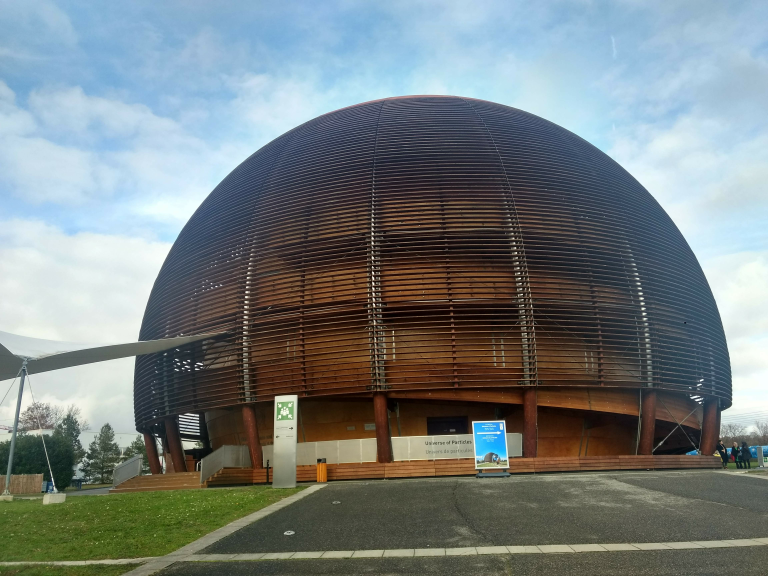
#> input picture icomp.png, 2304 x 1728 px (shown at 1/3 size)
$ jupyter execute --allow-errors task_sheet_02.ipynb   (shell and % lines are left out)   (older library calls are emulated)
#> lines starting #> are read from the running program, lines starting #| are printed output that depends on the picture
# Practical task sheet 02 -- quality estimation, video encoding
The second task sheet will cover topics related to video encoding, here we will only work with low-resolution videos, to demonstrate the methods that can be further used for larger resolution videos.
This trade-off is required to run this task sheet in a given time.

To prepare for the tasks the following material should be checked out:

* https://en.wikipedia.org/wiki/Video_quality
* https://en.wikipedia.org/wiki/Subjective_video_quality
* https://en.wikipedia.org/wiki/Peak_signal-to-noise_ratio
* https://en.wikipedia.org/wiki/Structural_similarity
* https://en.wikipedia.org/wiki/Dynamic_Adaptive_Streaming_over_HTTP
* https://en.wikipedia.org/wiki/JPEG
* https://en.wikipedia.org/wiki/Motion_estimation

**General Hint**: in each code cell the parts where code needs to be added are marked with TBD, prefer simple code than complicated.
It is further not a problem if you cannot solve all tasks.

[cell 1]
# version 2.0

[cell 2]
# install requirements (this cell should not produce any errors, otherwise check dependencies and guide)

[cell 3]
# helper functions
import os
# add the local path of the "to be downloaded ffmpeg and ffprobe" to the search path
os.environ["PATH"] = "tools" + os.pathsep + os.environ["PATH"]

import shutil
import platform
import urllib.request
import glob


# enables inline plots

import numpy as np

from scipy.fftpack import dct, idct


import skimage.io
import skimage.color
from skimage import img_as_uint

import pandas as pd
from IPython.display import display as d  # display nice tables in jupyter

def show_image(img):
    skimage.io.imshow(img)
    skimage.io.show()


def iterate_by_frame(video_filename):
    """ iterator over all frames a video given by `video_filename`,

    Parameters
    ----------
    video_filename : str
        filename of a video file

    Returns
    -------
    interator for all video frames
    """
    for frame in skvideo.io.vreader(video_filename, verbosity=0):
        yield img_as_uint(frame)


def iterate_by_frame_two_videos(distortedvideo, referencevideo):
    """
    interates over a pair of videos (distortedvideo, referencevideo) and returns pairs of frames (dis_frame, ref_frame),
    Important, if videos don't have the same number of frames it will stop after min(frames(dis), frames(ref)) frames.
    """
    dis_it = iterate_by_frame(distortedvideo)
    ref_it = iterate_by_frame(referencevideo)
    try:
        while True:
            x = next(dis_it)
            y = next(ref_it)
            yield (x, y)
    except Exception as e:
        print(e)


# ffmepg & ffprobe specific

def _get_file(url, target_filename_and_path):
    """
    downloads a file from `url` to `target_filename_and_path`
    """
#> called with target_filename_and_path = 'tools/ffprobe'
    if os.path.isfile(target_filename_and_path):
        # prevent of downloading several times
        return True
    try:
        urllib.request.urlretrieve(url, target_filename_and_path)
#> (this line was passed over: the network is not available in this run)
    except urllib.error.URLError as e:
        return False
    return True

def download_local_ffmpeg_ffprobe():
    """ will download binaries for ffprobe and ffmpeg to tools directory """
    print("download local installed ffmpeg and ffprobe for your OS, download will take some time")
    os.makedirs("tools", exist_ok=True)

    ffprobe_links = {
        "win": {
            "link": "https://cloud.tu-ilmenau.de/s/S4ZR97kdpgCS7pD/download",
            "exe": os.path.join("tools", "ffprobe.exe")
        },
        "macos": {
            "link": "https://cloud.tu-ilmenau.de/s/XgT4NWjqNrtjkNK/download",
            "exe": os.path.join("tools", "ffprobe")
        },
        "linux": {
            "link": "https://cloud.tu-ilmenau.de/s/sT23KSsD3XRw9yb/download",
            "exe": os.path.join("tools", "ffprobe")
        }
    }
    ffmpeg_links = {
        "win": {
            "link": "https://cloud.tu-ilmenau.de/s/dnWb9nkp4t3TRx6/download",
            "exe": os.path.join("tools", "ffmpeg.exe")
        },
        "macos": {
            "link": "https://cloud.tu-ilmenau.de/s/QxYxgpqo8DtzQDk/download",
            "exe": os.path.join("tools", "ffmpeg")
        },
        "linux": {
            "link": "https://cloud.tu-ilmenau.de/s/f2nFkomjNQecScr/download",
            "exe": os.path.join("tools", "ffmpeg")
        }
    }

    ffprobe = shutil.which("ffprobe") # system version as fallback, not sure if this works for Windows
    ffmpeg = shutil.which("ffmpeg")

    make_executable = False
    os_name = "default"
    os_mapping = {
        "Windows": "win",
        "Darwin": "macos",
        "Linux": "linux"
    }
    if platform.system() in os_mapping:
        os_name = os_mapping[platform.system()]

    if os_name in ffprobe_links:
        tmp = _get_file(ffprobe_links[os_name]["link"], ffprobe_links[os_name]["exe"])
        ffprobe = ffprobe_links[os_name]["exe"]

    if os_name in ffmpeg_links:
        tmp = _get_file(ffmpeg_links[os_name]["link"], ffmpeg_links[os_name]["exe"])
        ffmpeg = ffmpeg_links[os_name]["exe"]

    if os_name in ["linux", "macos"]:
        os.system(f"chmod +x {ffprobe}")  # not sure if this works for MACOS, or is even required
        os.system(f"chmod +x {ffmpeg}")

    print(f"ffmpeg executable used {ffmpeg}")
    print(f"ffprobe executable used {ffprobe}")
    return ffmpeg, ffprobe

ffmpeg, ffprobe = download_local_ffmpeg_ffprobe()
# end of ffmepg & ffprobe specific


import skvideo.io


print(
    skvideo.getFFmpegPath()
)
#> (this line was passed over: skvideo is not available in this run)
#> (the rest of this cell did not finish here and is left out)

## Subtask 1: quality estimation

Let's assume, we successfully recorded a video in high quality (uncompressed, or visually lossless compressed), we post-processed the video (removed noise, perform video cutting, added audio), and we want to prepare it in a way that it can be used for delivery.
Several possible distribution methods are thinkable, ranging from DVD, Bluray to HTTP-based streaming.
For all methods, compression is required, because an uncompressed video signal would not fit the transmission medium of our choice.
However there are plenty of possibilities to encode a given video, it is thus hard to know which one is best suitable.
For such reasons, quality estimation methods, that originate from image quality, can be used to check whether a codec, an encoding setting, ... fits the required quality for transmission.

Implement in the following task PSNR to estimate the video quality for the given encoded video `encoded.mkv` that is an encoded version of `ref.mkv`.
PSNR needs to be calculated using a reference signal, for this reason, you need to read the encoded and reference video.
Moreover, it is required to perform PSNR calculation for each frame pair where for each $Y, C_b, C_r$ plane individual PSNR values are calculated.
The overall video quality is finally defined in this task sheet as

$$Q(encoded, reference) =\frac{1}{4} \cdot (2 \cdot PSNR_Y(encoded, reference) + PSNR_{C_b}(encoded, reference) + PSNR_{C_r}(encoded, reference) )$$

with $PSNR_{X}(encoded, reference)$ refers to the mean $PSNR$ value of all video frames considering the $X$ color plane.
So in general our estimated quality score $Q$ is a weighted sum of all channel mean PSNR values for all video frames.

In these tasks we only consider 8it videos, similar approaches can be done for higher bit depths.

[cell 4]
def psnr_image(encoded_plane, reference_plane):
    """
    calculate psnr for a given color plane pair, here both image planes are 8 bit
    """
    assert(len(encoded_plane.shape) == 2)
    assert(len(reference_plane.shape) == 2)

    mse =  np.mean ((encoded_plane - reference_plane )**2) # TBD
    if np.array_equal(encoded_plane, reference_plane):  #TBD check if both images are equal
        return np.inf
    max_i = 255 # TBD
    psnr_img = 20 * np.log10(max_i/np.sqrt(mse))
    return psnr_img # TBD

# some checks for the methods
print(psnr_image(np.array([[1,2],[2,3]]), np.array([[1,2],[2,3]])))
print(psnr_image(np.array([[1,2],[2,3]]), np.array([[2,2],[2,3]])))

[cell 5]
def Q(encoded, reference):
    """ Q is a full reference quality measure, that is a weighted sum of PSNR mean values over
        all color channels in Y,C_b,C_r space.
    """
#> called with encoded = 'encoded.mkv', reference = 'reference.mkv'
    # iterate over all video frame pairs, for simplicity we assume
    #  the reference.mkv and encoded.mkv have always the same number of frames
    psnr_y = []  # per frame psnr_y values are collected here
    psnr_c_b = []
    psnr_c_r = []
    frame_count = 0
    for (dis, ref) in iterate_by_frame_two_videos(encoded, reference):
        # convert each frame to Y,C_b,C_r using skimage.color.rgb2ycbcr
        dis_yuv = skimage.color.rgb2ycbcr(dis) # TBD
        ref_yuv = skimage.color.rgb2ycbcr(ref) # TBD
#         psnr vaues for each individal channel
        yp = psnr_image(dis_yuv[:,:,0], ref_yuv[:,:,0])
        cbp = psnr_image(dis_yuv[:,:,1], ref_yuv[:,:,1])
        crp = psnr_image(dis_yuv[:,:,2], ref_yuv[:,:,2])

        # collect the psnr image values for each channel in individual lists
        psnr_y.append(yp)  # TBD
        psnr_c_b.append(cbp)  # TBD
        psnr_c_r.append(crp)  # TBD
        frame_count += 1

    # calculate mean values of each channel
    mean_psnr_y =  np.mean(psnr_y)    # TBD
    mean_psnr_c_b = np.mean(psnr_c_b)   # TBD
    mean_psnr_c_r  = np.mean(psnr_c_r)  # TBD

    # return the final weighted sum of psnr values
    return (1 / 5)*(3*mean_psnr_y + mean_psnr_c_b + mean_psnr_c_r) # TBD


print(Q("encoded.mkv", "reference.mkv"))
#> (the call stopped at in Q, `for (dis, ref) in iterate_by_frame_two_videos(encoded, reference):`: skvideo is not available in this run)

## Subtask 1.1: crf encoding and quality
To figure out a good fitting encoding setting, it is thus required to encode a video with several settings.
So encode the "reference.mkv" video with the following settings $crf \in [23, 32, 42]$, use as video codec libx264
and calculate for each setting the corresponding video quality $Q$ as defined in the task.

[cell 6]
# encode the "reference.mkv" video to several variants using ffmpeg
# and calculate Q estimation for each resulting encoded video

def ffmpeg_crf_encode(video, crf_value, encoded_video):
    """ encodes a given `video` with a specified `crf_value` and stores the encoded video as `encoded_video` """
    if os.path.isfile(encoded_video):
        # we dont want to re-encode again and again if we run this cell several times
        return
    os.system(f"{ffmpeg} -i {video} -c:v libx264 -crf {crf_value} {encoded_video}")   #TBD   # this is a command , f"{ffmpeg}" will use the local installed ffmpeg

#> (the rest of this cell did not finish here and is left out)

## Subtask 1.2: reverse engineer crf value
We want to use the developed Q estimation to figure out which CRF encoding was used for the provided "encoded.mkv" video file.

We will use `encoded.mkv` as "reference video" in your quality calculation, the rationale behind this is, that the Q value should be a maximum in the case where both videos are "about equal", meaning we use the quality estimation as similarity measure.

We collect all quality values and later plot/estimate the used crf setting.

**Hint:** libx264 crf values range $\in[0,51]$

[cell 7]
sim_values = []
#> (the rest of this cell did not finish here and is left out)

[cell 8]
# we plot the collected crf-similarity pairs of the previous cell

# create a dataframe that handles the collected sim_values
df = pd.DataFrame(sim_values)  # TBD

# display the dataframe
d(df)

# plot the results, using a simple line chart, x axis = crf, y axis = sim
#> (the rest of this cell did not finish here and is left out)

## Subtask 2: video encoding
Until now we assumed to have access to a well-developed and robust lossy video compression method.
However, in the following task, we will develop an "h.261" style video encoder.
From a general point of view, a lossy video encoder consists of two main steps:

* some frames are handled as full images and compressed using an image compression algorithm (I frames)
* other frames are predicted using the information preserved in the I frames,
    usually, block-based motion compensation is used (P, B-frames, in the following only P frames are considered)

afterward, all frames are stored efficiently and compressed using arithmetic coding, Huffman encoding, or similar.
For this non-lossy compression part, we will use NumPy's zip functionality.

Thus we will mainly implement the I-frame and P-frame handling, which can be seen as fundamental building blocks of a hybrid video codec.

# Subtask 2.1: I-frame compression
Let's start with I frame compression.
Here we simplify the given problem by the following assumptions:

* we use $Y,C_b,C_r$ color space of the given video / image signal, no chroma sub-sampling is performed
* we implement a jpeg compression variant, assuming a fixed block size (in our example $(8,8)$),
    advanced video codecs use variable block sizes with macro blocks and hierarchies
* we only handle 8 bit images/videos
* we consider only a small resolution due to performance
* we use the same quantization matrix for all $Y,C_b, C_r$ channel planes

We want to implement the following I frame compression algorithm for a given image $img$ with a quality level $quality\in[0,1]$:

* for each color plane in $Y,C_b,C_r$ space:
    * divide the given image into (8,8)-sized non overlapping blocks
    * for each block
        * perform a DCT for the current block
        * quantize the DCT transformed image block $\leftarrow$ quantization matrix is given
        * round the quantized values and type cast them to integer
        * collect all transformed blocks
    * collect transformed image plane
* save the resulting compressed image using `np.savez_compressed(..)` as 'iframe.npz'

As before we will implement this step wise with some helper methods:

* `view_as_block` used to iterate over image with non overlapping blocks
* `dct_2d` 2D DCT
* `quantize_matrix` method to generate quantization matrices
* `encode_image_plane` compresses a single image plane
* `encode_image` encodes complete image
* `idct_2d` inverse 2D DCT
* `decode_image_plane` decodes image plane
* `decode_image` decodes image

[cell 9]
def view_as_block(img, blocksize=(8,8)):
    """ this function returns views of the given image that have a defined blocksize
    important here, it uses the yield approach, that is similar to return,
    however it has a state like an iterator in c++, thus we will get a series of
    results if we call it again and again, a more detailed explanation can be found:
    https://stackoverflow.com/questions/231767/what-does-the-yield-keyword-do

    this method yields:

    i, j, imageblock

    where i and j are the corresponding coordinates of the block inside the image,
    thus top left corner of the block as coordinates
    """
    for i in range(0, img.shape[0], blocksize[0]):  # TBD
        for j in range(0, img.shape[1], blocksize[1]): # TBD
            block =img[i: i+blocksize[0],  j: j+blocksize[1]] # TBD
            yield i, j, block


# the view_as_block method will enable us to select non overlapping equi sized blocks of a given image.
dummy_image = np.array([
    [1,2,3,4],
    [5,6,7,8],
    [9,0,1,2],
    [3,4,5,6]
])
# this is just for verification of the view_as_block
for i, j, b in view_as_block(dummy_image, blocksize=(2,2)):
    print(i, j)
    print(b)
    print()

# the outut should be:
# 0 0
# [[1 2]
#  [5 6]]

# 0 2
# [[3 4]
#  [7 8]]

# 2 0
# [[9 0]
#  [3 4]]

# 2 2
# [[1 2]
#  [5 6]]

[cell 10]
def dct_2d(block):
    """ perform a 2d DCT for the given block """
    # use dct from scipy.fftpack
    return dct(dct(block.T, norm = 'ortho').T, norm = 'ortho')  # TBD

# as next we need a 2D dct

# this is a check if your method returns what is expected
assert(dct_2d(np.array([[1,2],[2,3]]))[0,0].round(0) == 4)

[cell 11]
# a base quantization matrix, based on the open jpeg standard, only the luminance matrix is used
Qb = np.array([
    [16,11,10,16,24,40,51,61],
    [12,12,14,19,26,58,60,55],
    [14,13,16,24,40,57,69,56],
    [14,17,22,29,51,87,80,62],
    [18,22,37,56,68,109,103,77],
    [24,35,55,64,81,104,113,92],
    [49,64,78,87,103,121,120,101],
    [72,92,95,98,112,100,103,99]
])

def quantize_matrix(quality):
    """ return for a specified quality level \in [0,1]  a quantization matrix
    """
    # based on https://stackoverflow.com/a/29216609
    Q = int(quality * 100)
    S = 5000 / Q if (Q < 50) else 200 - 2 * Q
    Qm = Qb.copy()
    Qm = np.floor((S * Qm + 50) / 100)
    Qm[Qm == 0] = 1  # prevent divide by 0 error
    return Qm

# after applying DCT ususally the resulting values are quantized,
# for simplicity, we provide you a quality level adaptable quantization matrix
# so no todos here :)

[cell 12]
def encode_image_plane(image, quality):
    """
    perform 2d dct to each image block with quantization
    """
#> called with image = array of shape (16, 16), quality = 0.4
    assert(len(image.shape) == 2)

    compressed_blocks = np.zeros(image.shape) # TBD inititalize compressed blocks with 0s
    Qm = quantize_matrix(quality)
    for i, j, b  in view_as_block(image, (8,8)):  # iterate over all blocks
        block = b  # TBD
        # perform DCT, quantize and convert to np.int, save result in corresponding part of compressed_blocks
        dct = dct_2d(block)
        quantized = np.rint(dct/Qm)
        compressed_blocks[i:i+8, j:j+8] = quantized
    return compressed_blocks

# we will first handle to encode a single image plane/channel.
dummy_image = np.zeros([16,16])
dummy_image[8:11,8:12] = 10

# this is a check for the constructed dummy image plane
assert(encode_image_plane(dummy_image, 0.4).sum() == 4.0)

[cell 13]
def encode_image(img, compressed_filename=None, quality=0.5):
    # convert `img` to ycbcr using skimage.color.rgb2ycbcr
    ycbcr_image = skimage.color.rgb2ycbcr(img)   # TBD

    # show luminance channel
    show_image(ycbcr_image[:,:,0])
    compressed = np.zeros(ycbcr_image.shape)
    # iterate over all color planes and compress each, store result in the corresponding plane of `compressed`
    for c in range (3):  # TBD iterate over channels
        e = encode_image_plane(ycbcr_image[:,:,c], quality)  # TDB compress channels
        # TBD store result in compressed image
        compressed[:,:,c] = e
    # show the final compressed image, yes it will not look great
    show_image(compressed)

    # to ensure compatibility we perform a last typecast to np.int
    compressed = compressed.astype(np.int)

    if compressed_filename:
        # we use np.savez_compressed to store the result, if a filename is given,
        # here a gzip based lossless compression will be performed automatically
        np.savez_compressed(compressed_filename, img=compressed, quality=quality)
    return compressed


# read "icomp.png" image
iimage = skimage.img_as_ubyte(skimage.io.imread("icomp.png"))
#> iimage is the input picture: shape (1728, 2304, 3); mean R, G, B 117.3, 126, 126.2
show_image(iimage)

e = encode_image(iimage, "iframe.npz")
#> in encode_image, `ycbcr_image = skimage.color.rgb2ycbcr(img)`: ycbcr_image: shape (1728, 2304, 3) float64; mean of channels 0, 1, 2 122, 129.4, 124.2
#> the loop in encode_image, `for c in range (3):` made 3 passes
#> pass 1, in encode_image, `e = encode_image_plane(ycbcr_image[:,:,c], quality)`:
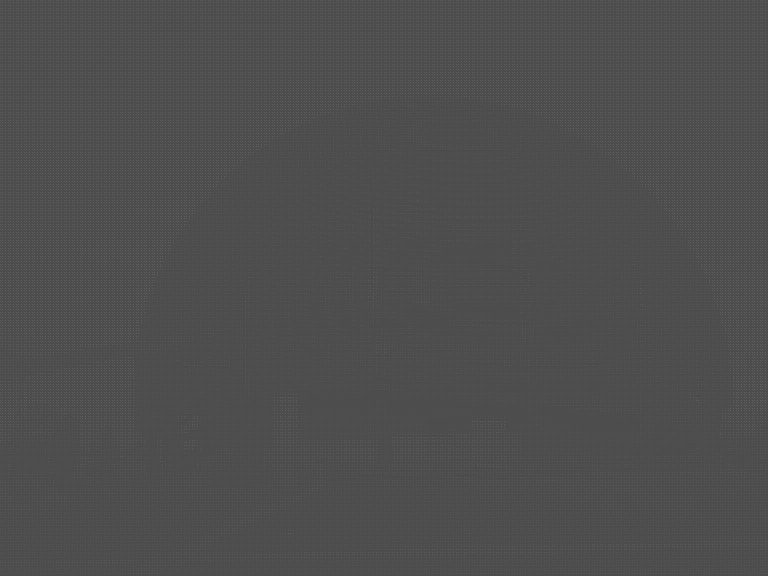
#> e: shape (1728, 2304) float64 (shown at 1/3 size); min -51, max 117, mean 1; drawn with min black and max white
#> pass 2, in encode_image, `e = encode_image_plane(ycbcr_image[:,:,c], quality)`:
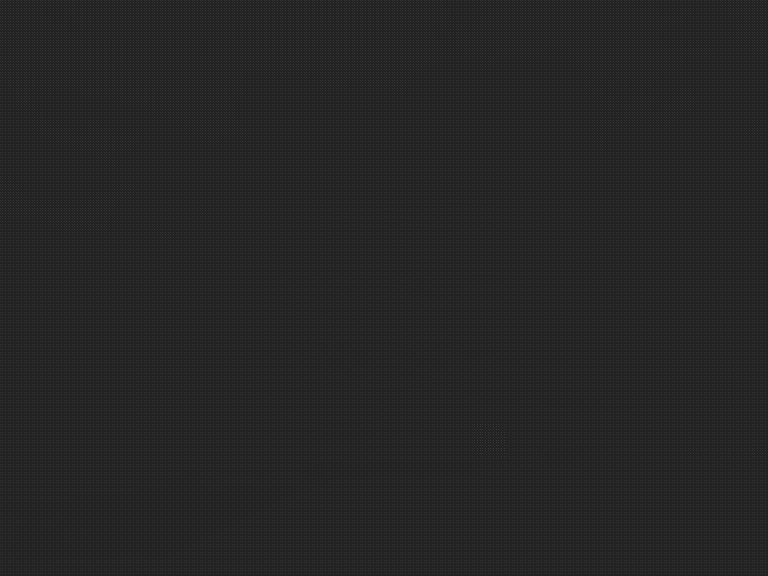
#> e: shape (1728, 2304) float64 (shown at 1/3 size); min -15, max 94, mean 1; drawn with min black and max white
#> after the loop in encode_image, `for c in range (3):`: compressed: shape (1728, 2304, 3) float64; mean of channels 0, 1, 2 1, 1, 1
